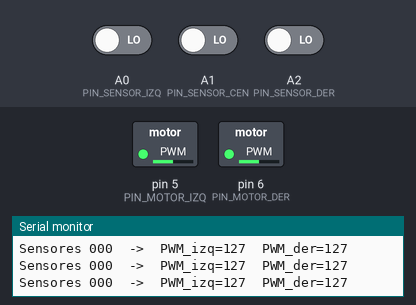
Bench run of a sketch on a simulated Arduino Uno, built with avr-gcc and run on an emulated ATmega328P. Parts: switched loads named in the sketch (green lamp = pin HIGH), the last lines printed to the serial monitor. Inputs (shaded band) come from the test bench; at power-on: A0 (PIN_SENSOR_IZQ) LOW, A1 (PIN_SENSOR_CEN) LOW, A2 (PIN_SENSOR_DER) LOW.

Above: at 1.2 s.
1.3 s: A0 (PIN_SENSOR_IZQ) driven HIGH
At 1.9 s:
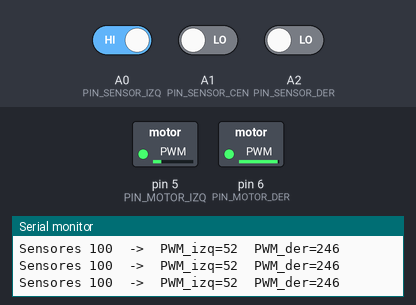
2.8 s: A1 (PIN_SENSOR_CEN) driven HIGH
At 3.4 s:
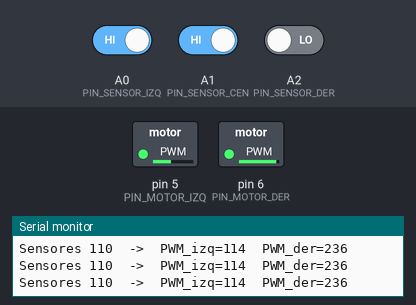
4.3 s: A2 (PIN_SENSOR_DER) driven HIGH
At 4.9 s:
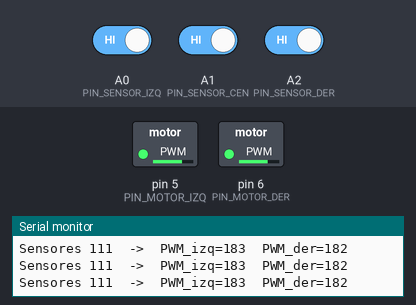
5.8 s: A0 (PIN_SENSOR_IZQ) driven LOW
At 6.4 s:
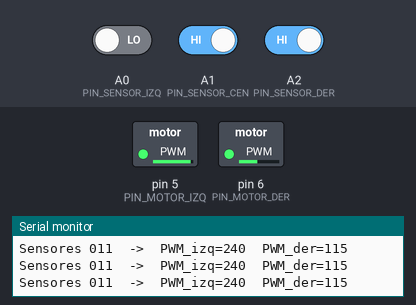
7.3 s: A1 (PIN_SENSOR_CEN) driven LOW
At 7.9 s:
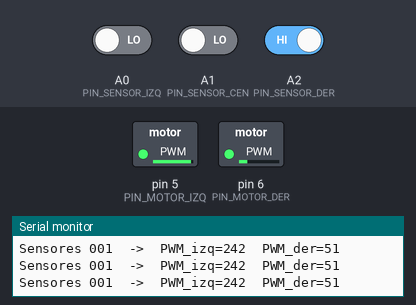
8.8 s: A2 (PIN_SENSOR_DER) driven LOW
At 9.4 s:
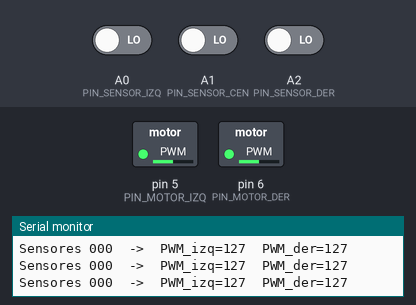
Timing chart, 0 to 11.8 s (numbered marks = the images above; inputs shaded):
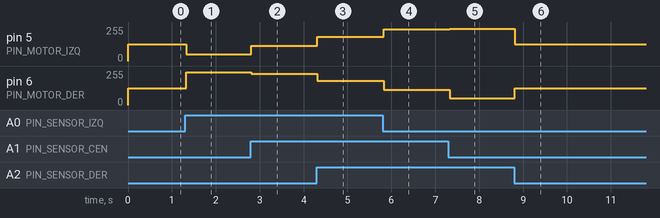

The sketch:

PRUEBA_MPL.ino
```cpp
/*
 * ============================================================
 *  U2A3 - Perceptron Multicapa (MLP) para robot TURTLE
 *  Seguidor de linea: 3 sensores de entrada -> 2 motores (diferencial)
 * ------------------------------------------------------------
 *  Arquitectura : 3 - 4 - 2
 *    - Entrada   : 3 neuronas (sensor izquierdo, central, derecho)
 *    - Oculta    : 4 neuronas, activacion tanh
 *    - Salida    : 2 neuronas, activacion sigmoide (0..1) -> PWM motores
 *
 *  El Arduino SOLO ejecuta la propagacion hacia adelante (forward pass).
 *  Los pesos y bias fueron entrenados FUERA del microcontrolador
 *  (Python, descenso de gradiente, seed=0) y se cargan como constantes.
 *
 *  Plataforma: Arduino UNO (ATmega328P) en Proteus, robot TURTLE.
 *  Autor: Angel Daniel
 * ============================================================
 */

#include <math.h>

// ---------------- Asignacion de pines ----------------
// Ajusta estos pines para que coincidan con tu cableado en Proteus.
const uint8_t PIN_SENSOR_IZQ = A0;   // sensor de linea izquierdo
const uint8_t PIN_SENSOR_CEN = A1;   // sensor de linea central
const uint8_t PIN_SENSOR_DER = A2;   // sensor de linea derecho
const uint8_t PIN_MOTOR_IZQ  = 5;    // motor izquierdo (salida PWM)
const uint8_t PIN_MOTOR_DER  = 6;    // motor derecho  (salida PWM)

// ---------------- Topologia de la red ----------------
const uint8_t N_IN  = 3;
const uint8_t N_H   = 4;
const uint8_t N_OUT = 2;

// ---------------- Pesos y bias entrenados ----------------
// W1: pesos entrada -> oculta (N_H x N_IN)
const float W1[N_H][N_IN] = {
  {1.329676f, 2.018578f, 0.999286f},
  {1.590658f, 0.960025f, -1.111810f},
  {1.192569f, 0.104363f, 0.457913f},
  {-0.485088f, 0.825060f, 1.413771f}
};
// b1: bias de la capa oculta
const float b1[N_H] = { -0.349252f, 0.008270f, -0.210004f, -0.276794f };

// W2: pesos oculta -> salida (N_OUT x N_H)
const float W2[N_OUT][N_H] = {
  {1.199439f, -1.115519f, -1.162569f, 1.391347f},
  {1.762919f, 1.108431f, -0.270646f, -1.796346f}
};
// b2: bias de la capa de salida
const float b2[N_OUT] = { 0.548428f, 0.043954f };

// ---------------- Funciones de activacion ----------------
float activacionOculta(float z) {
  return tanhf(z);              // tanh en la capa oculta
}

float activacionSalida(float z) {
  return 1.0f / (1.0f + expf(-z));  // sigmoide en la salida (0..1)
}

// ---------------- Lectura de sensores ----------------
// Devuelve 1 si el sensor detecta la linea, 0 en caso contrario.
// Si la polaridad esta invertida en tu escenario, niega la lectura.
void leerSensores(float x[N_IN]) {
  x[0] = (float) digitalRead(PIN_SENSOR_IZQ);
  x[1] = (float) digitalRead(PIN_SENSOR_CEN);
  x[2] = (float) digitalRead(PIN_SENSOR_DER);
}

// ---------------- Propagacion hacia adelante (inferencia) ----------------
void mlpForward(const float x[N_IN], float y[N_OUT]) {
  float a1[N_H];

  // Capa oculta: z = W1*x + b1 ; a1 = tanh(z)
  for (uint8_t j = 0; j < N_H; j++) {
    float z = b1[j];
    for (uint8_t i = 0; i < N_IN; i++) {
      z += W1[j][i] * x[i];
    }
    a1[j] = activacionOculta(z);
  }

  // Capa de salida: z = W2*a1 + b2 ; y = sigmoide(z)
  for (uint8_t k = 0; k < N_OUT; k++) {
    float z = b2[k];
    for (uint8_t j = 0; j < N_H; j++) {
      z += W2[k][j] * a1[j];
    }
    y[k] = activacionSalida(z);
  }
}

// ---------------- Mapeo salida -> PWM del motor ----------------
uint8_t aPWM(float salida) {
  float v = salida * 255.0f;            // 0..1  ->  0..255
  return (uint8_t) constrain(v, 0, 255);
}

// ---------------- Configuracion ----------------
void setup() {
  pinMode(PIN_SENSOR_IZQ, INPUT);
  pinMode(PIN_SENSOR_CEN, INPUT);
  pinMode(PIN_SENSOR_DER, INPUT);
  pinMode(PIN_MOTOR_IZQ, OUTPUT);
  pinMode(PIN_MOTOR_DER, OUTPUT);
  Serial.begin(9600);
}

// ---------------- Bucle principal ----------------
void loop() {
  float x[N_IN];
  float y[N_OUT];

  leerSensores(x);          // 1) leer sensores
  mlpForward(x, y);         // 2) ejecutar el MLP (forward)

  // 3) interpretar salidas: y[0] -> motor izquierdo, y[1] -> motor derecho
  uint8_t pwmIzq = aPWM(y[0]);
  uint8_t pwmDer = aPWM(y[1]);

  // 4) controlar motores
  analogWrite(PIN_MOTOR_IZQ, pwmIzq);
  analogWrite(PIN_MOTOR_DER, pwmDer);

  // --- Depuracion por monitor serie ---
  Serial.print("Sensores ");
  Serial.print((int)x[0]); Serial.print((int)x[1]); Serial.print((int)x[2]);
  Serial.print("  ->  PWM_izq=");
  Serial.print(pwmIzq);
  Serial.print("  PWM_der=");
  Serial.println(pwmDer);

  delay(20);
}
```

Measured:
- after the input at 1.3 s, pin 5 (PIN_MOTOR_IZQ): 127/255 → 52/255 at once; pin 6 (PIN_MOTOR_DER): 127/255 → 246/255 at once
- after the input at 2.8 s, pin 5 (PIN_MOTOR_IZQ): 52/255 → 114/255 at once; pin 6 (PIN_MOTOR_DER): 246/255 → 236/255 at once
- after the input at 4.3 s, pin 5 (PIN_MOTOR_IZQ): 114/255 → 183/255 at once; pin 6 (PIN_MOTOR_DER): 236/255 → 182/255 at once
- after the input at 5.8 s, pin 5 (PIN_MOTOR_IZQ): 183/255 → 240/255 at once; pin 6 (PIN_MOTOR_DER): 182/255 → 115/255 at once
- after the input at 7.3 s, pin 5 (PIN_MOTOR_IZQ): 240/255 → 242/255 at once; pin 6 (PIN_MOTOR_DER): 115/255 → 51/255 at once
- after the input at 8.8 s, pin 5 (PIN_MOTOR_IZQ): 242/255 → 127/255 at once; pin 6 (PIN_MOTOR_DER): 51/255 → 127/255 at once
